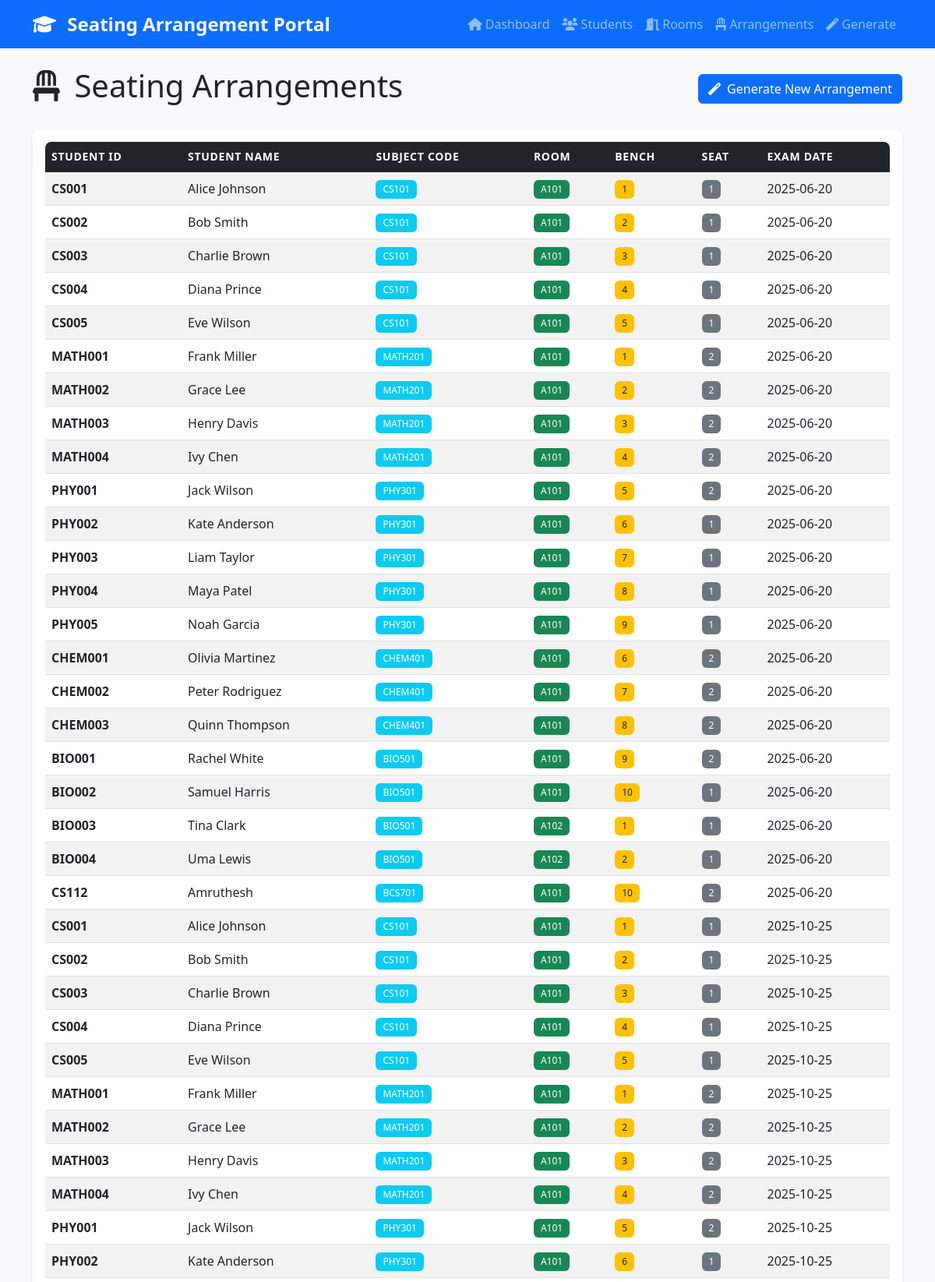
/arrangements (upper part), run on the app's committed database.
### app.py (models this page shows, shortened)
class SeatingArrangement(db.Model):
    id = db.Column(db.Integer, primary_key=True)
    student_id = db.Column(db.Integer, db.ForeignKey('student.id'), nullable=False)
    room_id = db.Column(db.Integer, db.ForeignKey('room.id'), nullable=False)
    bench_number = db.Column(db.Integer, nullable=False)
    seat_number = db.Column(db.Integer, nullable=False)
    exam_date = db.Column(db.Date, nullable=False)
    created_at = db.Column(db.DateTime, default=datetime.utcnow)
    student = db.relationship('Student', backref=db.backref('seating_arrangements', lazy=True))
    room = db.relationship('Room', backref=db.backref('seating_arrangements', lazy=True))

class Student(db.Model):
    id = db.Column(db.Integer, primary_key=True)
    student_id = db.Column(db.String(20), unique=True, nullable=False)
    name = db.Column(db.String(100), nullable=False)
    subject_code = db.Column(db.String(10), nullable=False)
    email = db.Column(db.String(120), nullable=False)
    created_at = db.Column(db.DateTime, default=datetime.utcnow)

class Room(db.Model):
    id = db.Column(db.Integer, primary_key=True)
    room_number = db.Column(db.String(20), unique=True, nullable=False)
    capacity = db.Column(db.Integer, nullable=False)
    benches = db.Column(db.Integer, nullable=False)  # Number of benches in the room
    created_at = db.Column(db.DateTime, default=datetime.utcnow)

### app.py (the view)
@app.route('/arrangements')
def arrangements():
    arrangements = SeatingArrangement.query.join(Student).join(Room).all()
    return render_template('arrangements.html', arrangements=arrangements)

### templates/arrangements.html (shortened to what this page needs)
{% extends "base.html" %}
{% block content %}
<div class="row">
    <div class="col-12">
        <div class="d-flex justify-content-between align-items-center mb-4">
            <h1>
                <i class="fas fa-chair me-2"></i>
                Seating Arrangements
            </h1>
            <a href="{{ url_for('generate_arrangement') }}" class="btn btn-primary">
                <i class="fas fa-magic me-2"></i>Generate New Arrangement
            </a>
        </div>
    </div>
</div>
<div class="row">
    <div class="col-12">
        <div class="card">
            <div class="card-body">
                {% if arrangements %}
                    <div class="table-responsive">
                        <table class="table table-striped table-hover">
                            <thead class="table-dark">
                                <tr>
                                    <th>Student ID</th>
                                    <th>Student Name</th>
                                    <th>Subject Code</th>
                                    <th>Room</th>
                                    <th>Bench</th>
                                    <th>Seat</th>
                                    <th>Exam Date</th>
                                </tr>
                            </thead>
                            <tbody>
                                {% for arrangement in arrangements %}
                                <tr>
                                    <td><strong>{{ arrangement.student.student_id }}</strong></td>
                                    <td>{{ arrangement.student.name }}</td>
                                    <td>
                                        <span class="badge bg-info">{{ arrangement.student.subject_code }}</span>
                                    </td>
                                    <td>
                                        <span class="badge bg-success">{{ arrangement.room.room_number }}</span>
                                    </td>
                                    <td>
                                        <span class="badge bg-warning text-dark">{{ arrangement.bench_number }}</span>
                                    </td>
                                    <td>
                                        <span class="badge bg-secondary">{{ arrangement.seat_number }}</span>
                                    </td>
                                    <td>{{ arrangement.exam_date.strftime('%Y-%m-%d') }}</td>
                                </tr>
                                {% endfor %}
                            </tbody>
                        </table>
                    </div>
                {% endif %}
            </div>
        </div>
    </div>
</div>
{% endblock %}

### static/style.css (style rules this page uses)
body { background-color: #f8f9fa; font-family: 'Segoe UI', Tahoma, Geneva, Verdana, sans-serif; }
.card { border: none; box-shadow: 0 0.125rem 0.25rem rgba(0, 0, 0, 0.075); border-radius: 0.5rem; }
.btn { border-radius: 0.375rem; font-weight: 500; }
.btn-primary { background-color: #0d6efd; border-color: #0d6efd; }
.table th { border-top: none; font-weight: 600; font-size: 0.875rem; text-transform: uppercase; letter-spacing: 0.05em; }
.table td { vertical-align: middle; }
.badge { font-size: 0.75rem; font-weight: 500; }
.table-responsive { border-radius: 0.5rem; }
.card { animation: fadeIn 0.3s ease-in-out; }
.fas, .far { transition: transform 0.2s ease-in-out; }
.badge { padding: 0.5em 0.75em; border-radius: 0.375rem; }

### data on the page
SeatingArrangement: student.student_id "CS001", student.name "Alice Johnson", student.subject_code "CS101", room.room_number "A101", bench_number "1", seat_number "1", exam_date "2025-06-20"
SeatingArrangement: student.student_id "CS002", student.name "Bob Smith", student.subject_code "CS101", room.room_number "A101", bench_number "2", seat_number "1", exam_date "2025-06-20"
SeatingArrangement: student.student_id "CS003", student.name "Charlie Brown", student.subject_code "CS101", room.room_number "A101", bench_number "3", seat_number "1", exam_date "2025-06-20"
SeatingArrangement: student.student_id "CS004", student.name "Diana Prince", student.subject_code "CS101", room.room_number "A101", bench_number "4", seat_number "1", exam_date "2025-06-20"
SeatingArrangement: student.student_id "CS005", student.name "Eve Wilson", student.subject_code "CS101", room.room_number "A101", bench_number "5", seat_number "1", exam_date "2025-06-20"
SeatingArrangement: student.student_id "MATH001", student.name "Frank Miller", student.subject_code "MATH201", room.room_number "A101", bench_number "1", seat_number "2", exam_date "2025-06-20"
SeatingArrangement: student.student_id "MATH002", student.name "Grace Lee", student.subject_code "MATH201", room.room_number "A101", bench_number "2", seat_number "2", exam_date "2025-06-20"
SeatingArrangement: student.student_id "MATH003", student.name "Henry Davis", student.subject_code "MATH201", room.room_number "A101", bench_number "3", seat_number "2", exam_date "2025-06-20"
SeatingArrangement: student.student_id "MATH004", student.name "Ivy Chen", student.subject_code "MATH201", room.room_number "A101", bench_number "4", seat_number "2", exam_date "2025-06-20"
SeatingArrangement: student.student_id "PHY001", student.name "Jack Wilson", student.subject_code "PHY301", room.room_number "A101", bench_number "5", seat_number "2", exam_date "2025-06-20"
SeatingArrangement: student.student_id "PHY002", student.name "Kate Anderson", student.subject_code "PHY301", room.room_number "A101", bench_number "6", seat_number "1", exam_date "2025-06-20"
SeatingArrangement: student.student_id "PHY003", student.name "Liam Taylor", student.subject_code "PHY301", room.room_number "A101", bench_number "7", seat_number "1", exam_date "2025-06-20"
SeatingArrangement: student.student_id "PHY004", student.name "Maya Patel", student.subject_code "PHY301", room.room_number "A101", bench_number "8", seat_number "1", exam_date "2025-06-20"
SeatingArrangement: student.student_id "PHY005", student.name "Noah Garcia", student.subject_code "PHY301", room.room_number "A101", bench_number "9", seat_number "1", exam_date "2025-06-20"
SeatingArrangement: student.student_id "CHEM001", student.name "Olivia Martinez", student.subject_code "CHEM401", room.room_number "A101", bench_number "6", seat_number "2", exam_date "2025-06-20"
SeatingArrangement: student.student_id "CHEM002", student.name "Peter Rodriguez", student.subject_code "CHEM401", room.room_number "A101", bench_number "7", seat_number "2", exam_date "2025-06-20"
SeatingArrangement: student.student_id "CHEM003", student.name "Quinn Thompson", student.subject_code "CHEM401", room.room_number "A101", bench_number "8", seat_number "2", exam_date "2025-06-20"
SeatingArrangement: student.student_id "BIO001", student.name "Rachel White", student.subject_code "BIO501", room.room_number "A101", bench_number "9", seat_number "2", exam_date "2025-06-20"
SeatingArrangement: student.student_id "BIO002", student.name "Samuel Harris", student.subject_code "BIO501", room.room_number "A101", bench_number "10", seat_number "1", exam_date "2025-06-20"
SeatingArrangement: student.student_id "BIO003", student.name "Tina Clark", student.subject_code "BIO501", room.room_number "A102", bench_number "1", seat_number "1", exam_date "2025-06-20"
SeatingArrangement: student.student_id "BIO004", student.name "Uma Lewis", student.subject_code "BIO501", room.room_number "A102", bench_number "2", seat_number "1", exam_date "2025-06-20"
SeatingArrangement: student.student_id "CS112", student.name "Amruthesh", student.subject_code "BCS701", room.room_number "A101", bench_number "10", seat_number "2", exam_date "2025-06-20"
SeatingArrangement: student.student_id "CS001", student.name "Alice Johnson", student.subject_code "CS101", room.room_number "A101", bench_number "1", seat_number "1", exam_date "2025-10-25"
SeatingArrangement: student.student_id "CS002", student.name "Bob Smith", student.subject_code "CS101", room.room_number "A101", bench_number "2", seat_number "1", exam_date "2025-10-25"
SeatingArrangement: student.student_id "CS003", student.name "Charlie Brown", student.subject_code "CS101", room.room_number "A101", bench_number "3", seat_number "1", exam_date "2025-10-25"
SeatingArrangement: student.student_id "CS004", student.name "Diana Prince", student.subject_code "CS101", room.room_number "A101", bench_number "4", seat_number "1", exam_date "2025-10-25"
SeatingArrangement: student.student_id "CS005", student.name "Eve Wilson", student.subject_code "CS101", room.room_number "A101", bench_number "5", seat_number "1", exam_date "2025-10-25"
SeatingArrangement: student.student_id "MATH001", student.name "Frank Miller", student.subject_code "MATH201", room.room_number "A101", bench_number "1", seat_number "2", exam_date "2025-10-25"
SeatingArrangement: student.student_id "MATH002", student.name "Grace Lee", student.subject_code "MATH201", room.room_number "A101", bench_number "2", seat_number "2", exam_date "2025-10-25"
SeatingArrangement: student.student_id "MATH003", student.name "Henry Davis", student.subject_code "MATH201", room.room_number "A101", bench_number "3", seat_number "2", exam_date "2025-10-25"
SeatingArrangement: student.student_id "MATH004", student.name "Ivy Chen", student.subject_code "MATH201", room.room_number "A101", bench_number "4", seat_number "2", exam_date "2025-10-25"
SeatingArrangement: student.student_id "PHY001", student.name "Jack Wilson", student.subject_code "PHY301", room.room_number "A101", bench_number "5", seat_number "2", exam_date "2025-10-25"
SeatingArrangement: student.student_id "PHY002", student.name "Kate Anderson", student.subject_code "PHY301", room.room_number "A101", bench_number "6", seat_number "1", exam_date "2025-10-25"
